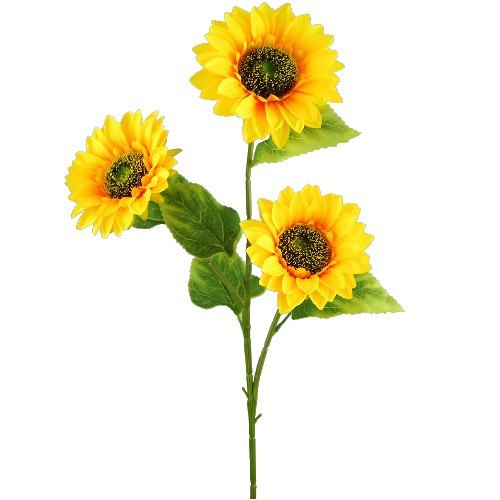
#> input picture Flower.jpg, 500 x 500 px
$ python convert.py
#> lines starting #> are read from the running program, lines starting #| are printed output that depends on the picture


#LetsGrowMore:Data Science Internship
#Beginner Level Task: Image to Pencil Sketch with python
#Author: Shivani Kokane


import cv2
from cv2 import blur
image = cv2.imread("Flower.jpg")
#> image is the input picture: shape (500, 500, 3); mean B, G, R 207.4, 236.2, 240.6
grey_filter = cv2.cvtColor(image, cv2.COLOR_BGR2GRAY)
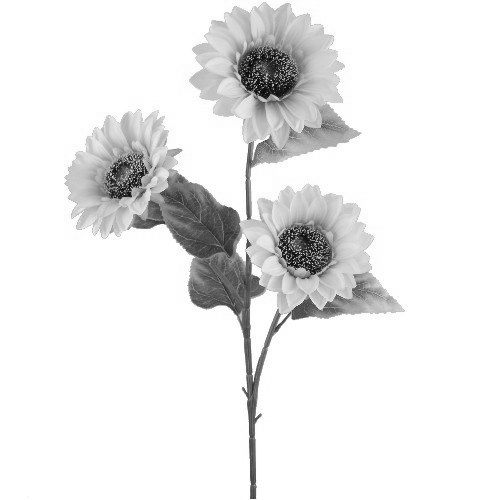
#> grey_filter: shape (500, 500); min 3, max 255, mean 234.3
invert = cv2.bitwise_not(grey_filter)
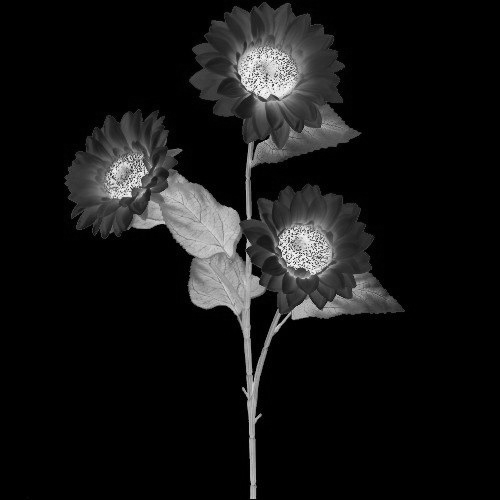
#> invert: shape (500, 500); min 0, max 252, mean 20.7
blur = cv2.GaussianBlur(invert,(21,21),0)
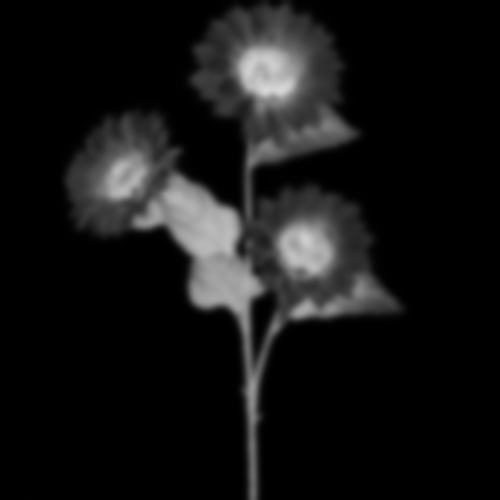
#> blur: shape (500, 500); min 0, max 215, mean 20.7
invertedblur = cv2.bitwise_not(blur)
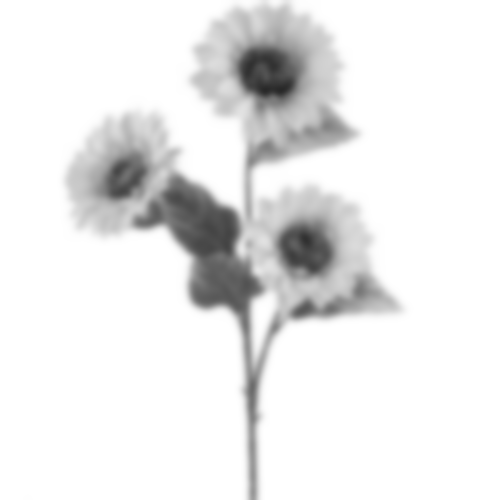
#> invertedblur: shape (500, 500); min 40, max 255, mean 234.3

sketch_filter = cv2.divide(grey_filter, invertedblur,scale=245.0)
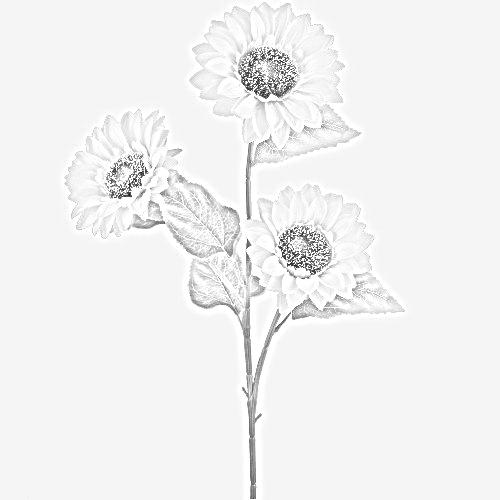
#> sketch_filter: shape (500, 500); min 14, max 255, mean 241.6
cv2.imwrite("out.png",sketch_filter)
